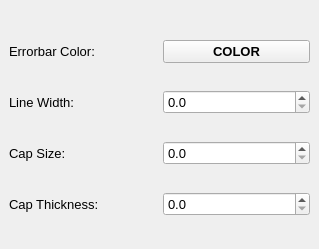
    <widget class="QWidget" name="tab">
     <attribute name="title">
      <string>Errorbars</string>
     </attribute>
     <widget class="QWidget" name="gridLayoutWidget">
      <property name="geometry">
       <rect>
        <x>9</x>
        <y>19</y>
        <width>301</width>
        <height>221</height>
       </rect>
      </property>
      <layout class="QGridLayout" name="gridLayout">
       <item row="2" column="0">
        <widget class="QLabel" name="label_10">
         <property name="font">
          <font>
           <family>Arial</family>
           <pointsize>10</pointsize>
           <weight>50</weight>
           <bold>false</bold>
          </font>
         </property>
         <property name="text">
          <string>Cap Size:</string>
         </property>
        </widget>
       </item>
       <item row="0" column="1">
        <widget class="QPushButton" name="btnEBCol">
         <property name="font">
          <font>
           <family>Arial</family>
           <pointsize>10</pointsize>
           <weight>75</weight>
           <bold>true</bold>
          </font>
         </property>
         <property name="text">
          <string>COLOR</string>
         </property>
        </widget>
       </item>
       <item row="1" column="1">
        <widget class="QDoubleSpinBox" name="sbEBLW">
         <property name="font">
          <font>
           <family>Arial</family>
           <pointsize>10</pointsize>
           <weight>50</weight>
           <bold>false</bold>
          </font>
         </property>
         <property name="decimals">
          <number>1</number>
         </property>
         <property name="singleStep">
          <double>0.100000000000000</double>
         </property>
        </widget>
       </item>
       <item row="1" column="0">
        <widget class="QLabel" name="label_9">
         <property name="font">
          <font>
           <family>Arial</family>
           <pointsize>10</pointsize>
           <weight>50</weight>
           <bold>false</bold>
          </font>
         </property>
         <property name="text">
          <string>Line Width:</string>
         </property>
        </widget>
       </item>
       <item row="0" column="0">
        <widget class="QLabel" name="label_13">
         <property name="font">
          <font>
           <family>Arial</family>
           <pointsize>10</pointsize>
          </font>
         </property>
         <property name="text">
          <string>Errorbar Color:</string>
         </property>
        </widget>
       </item>
       <item row="2" column="1">
        <widget class="QDoubleSpinBox" name="sbEBCS">
         <property name="font">
          <font>
           <family>Arial</family>
           <pointsize>10</pointsize>
           <weight>50</weight>
           <bold>false</bold>
          </font>
         </property>
         <property name="decimals">
          <number>1</number>
         </property>
         <property name="singleStep">
          <double>0.100000000000000</double>
         </property>
        </widget>
       </item>
       <item row="3" column="0">
        <widget class="QLabel" name="label_11">
         <property name="font">
          <font>
           <family>Arial</family>
           <pointsize>10</pointsize>
           <weight>50</weight>
           <bold>false</bold>
          </font>
         </property>
         <property name="text">
          <string>Cap Thickness:</string>
         </property>
        </widget>
       </item>
       <item row="3" column="1">
        <widget class="QDoubleSpinBox" name="sbEBCT">
         <property name="font">
          <font>
           <family>Arial</family>
           <pointsize>10</pointsize>
           <weight>50</weight>
           <bold>false</bold>
          </font>
         </property>
         <property name="decimals">
          <number>1</number>
         </property>
         <property name="singleStep">
          <double>0.100000000000000</double>
         </property>
        </widget>
       </item>
      </layout>
     </widget>
    </widget>
